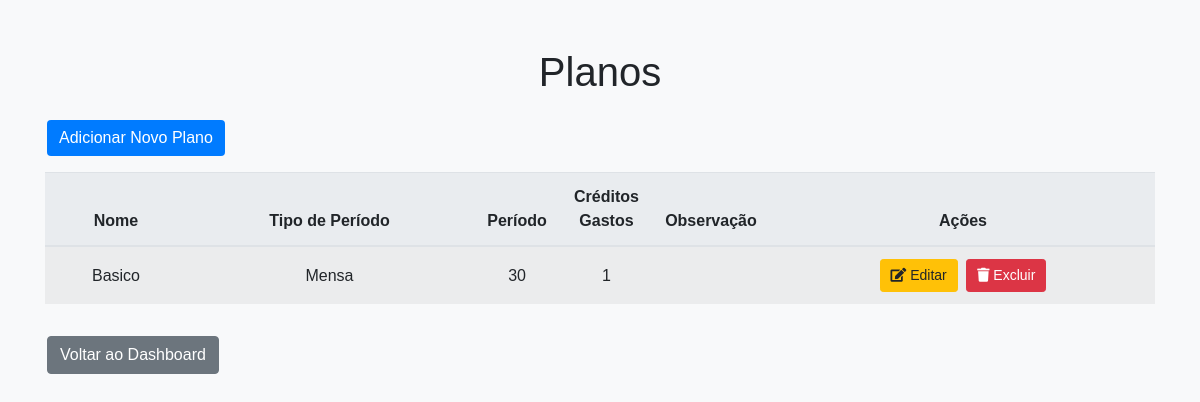
Page /listar_planos.php (signed in) on the committed database.
### tables this page shows
CREATE TABLE plans (
        id INTEGER PRIMARY KEY AUTOINCREMENT,
        name TEXT NOT NULL,
        period_type TEXT NOT NULL,
        period INTEGER NOT NULL,
        credits_cost REAL NOT NULL,
        observation TEXT,
        user_id INTEGER NOT NULL
    );

### config/functions.php (called while the page is built, shortened)
<?php
if (!function_exists('listarPlanos')) {
    function listarPlanos($pdo, $user_id) {
        $stmt = $pdo->prepare("SELECT id, name, period_type, period, credits_cost, observation FROM plans WHERE user_id = :user_id ORDER BY name ASC");
        $stmt->execute(['user_id' => $user_id]);
        return $stmt->fetchAll(PDO::FETCH_ASSOC);
    }
}
?>

### listar_planos.php (the view, shortened to what this page needs)
<?php
include('config/db.php');
include('config/functions.php');
$planos = listarPlanos($pdo, $_SESSION['user_id']);
?>
<!DOCTYPE html>
<html>
<head>
    <link rel="stylesheet" href="https://maxcdn.bootstrapcdn.com/bootstrap/4.5.2/css/bootstrap.min.css">
    <link rel="stylesheet" href="https://cdnjs.cloudflare.com/ajax/libs/font-awesome/5.15.3/css/all.min.css">
    <link rel="stylesheet" type="text/css" href="assets/css/styles.css">
</head>
<body>
    <div class="container mt-5">
        <h1 class="mb-4">Planos</h1>
        <button class="btn btn-primary mb-3" data-toggle="modal" data-target="#modalAdicionar">Adicionar Novo Plano</button>
        <table class="table table-striped table-custom">
            <thead>
                <tr>
                    <th>Nome</th>
                    <th>Tipo de Período</th>
                    <th>Período</th>
                    <th>Créditos Gastos</th>
                    <th>Observação</th>
                    <th>Ações</th>
                </tr>
            </thead>
            <tbody>
                <?php foreach ($planos as $plano): ?>
                    <tr>
                        <td><?= htmlspecialchars($plano['name']) ?></td>
                        <td><?= htmlspecialchars($plano['period_type']) ?></td>
                        <td><?= htmlspecialchars($plano['period']) ?></td>
                        <td><?= htmlspecialchars($plano['credits_cost']) ?></td>
                        <td><?= htmlspecialchars($plano['observation']) ?></td>
                        <td>
                            <a href="listar_planos.php?editar_id=<?= $plano['id'] ?>" class="btn btn-sm btn-warning"><i class="fas fa-edit"></i> Editar</a>
                            <form method="post" style="display:inline;" class="form-excluir-plano">
                                <button type="submit" name="excluir" class="btn btn-sm btn-danger" onclick="return confirm('Você tem certeza que deseja excluir este plano?');"><i class="fas fa-trash"></i> Excluir</button>
                            </form>
                        </td>
                    </tr>
                <?php endforeach; ?>
            </tbody>
        </table>
        <a href="dashboard.php" class="btn btn-secondary btn-voltar mt-3">Voltar ao Dashboard</a>
    </div>
</body>
</html>

### assets/css/styles.css (style rules this page uses)
body { font-family: Arial, sans-serif; }
.table-custom td, .table-custom th { padding: .25rem; vertical-align: middle; }
.table-custom td { white-space: nowrap; }
.table th, .table td { text-align: center; vertical-align: middle; }
.btn { margin-right: 5px; }
.btn-voltar { margin-top: 20px; }
body, html { height: 100%; margin: 0; }
.btn-primary { background-color: #007bff; border: none; font-size: 16px; }
body { background-color: #f8f9fa; }
h1 { text-align: center; margin-bottom: 20px; }
.table-custom th, .table-custom td { vertical-align: middle; text-align: center; }
.table-custom { width: 100%; margin-bottom: 1rem; color: #212529; border-collapse: collapse; }
.table-custom th, .table-custom td { padding: 0.75rem; border-top: 1px solid #dee2e6; }
.table-custom th { background-color: #e9ecef; }
.table-custom td { word-wrap: break-word; }
.table-custom tr:nth-of-type(odd) { background-color: #f8f9fa; }
.table-custom th:nth-child(3), .table-custom td:nth-child(3) { width: 90px; }
.table-custom th:nth-child(4), .table-custom td:nth-child(4) { width: 70px; }
.table-custom th:nth-child(5), .table-custom td:nth-child(5) { width: 120px; }
.btn { margin: 0 2px; }
.btn-sm { padding: 5px 10px; }

### rows in the picture
plans: name "Basico", period_type "Mensa", period "30", credits_cost "1"
